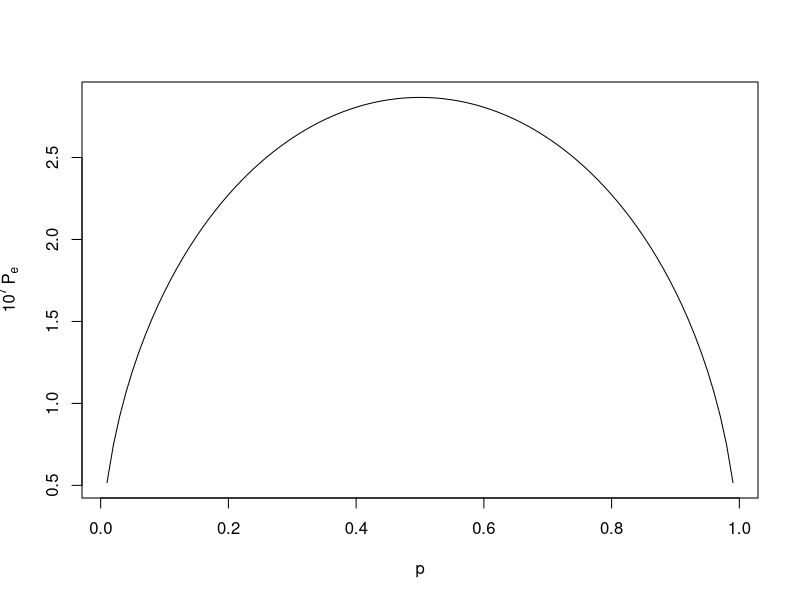
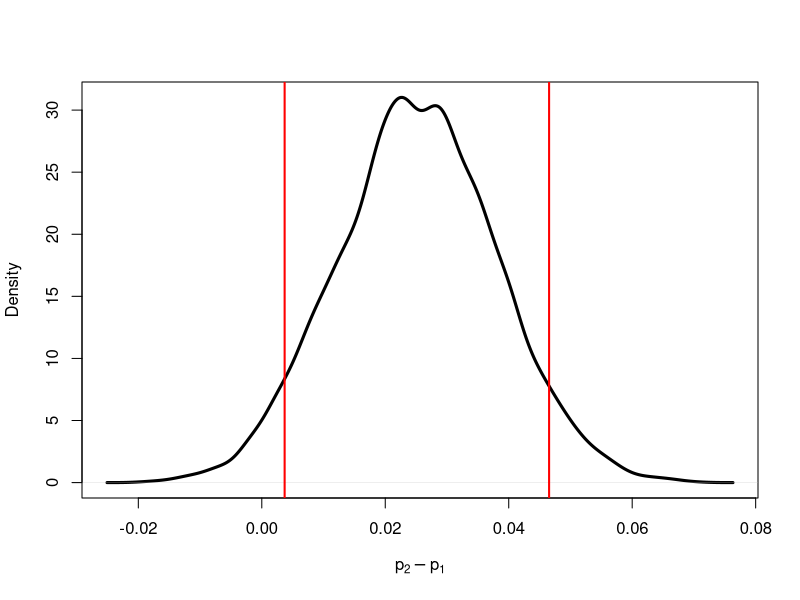
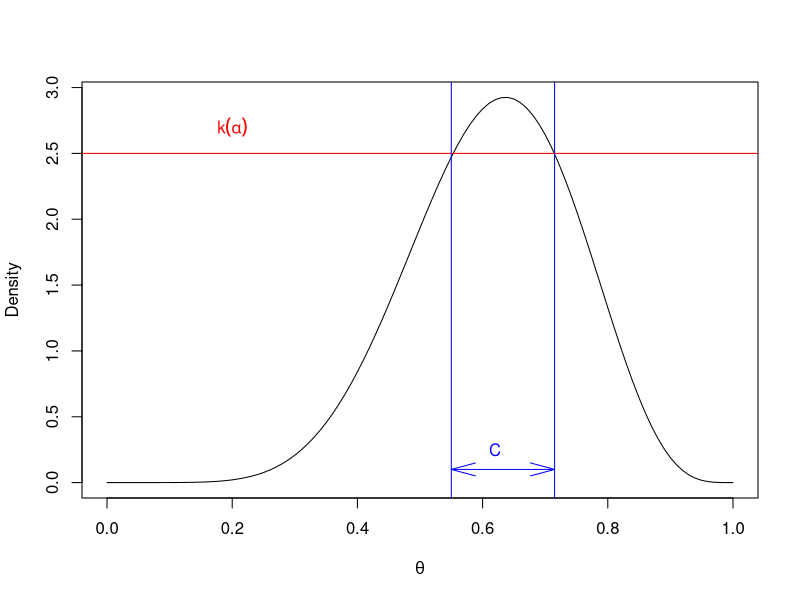
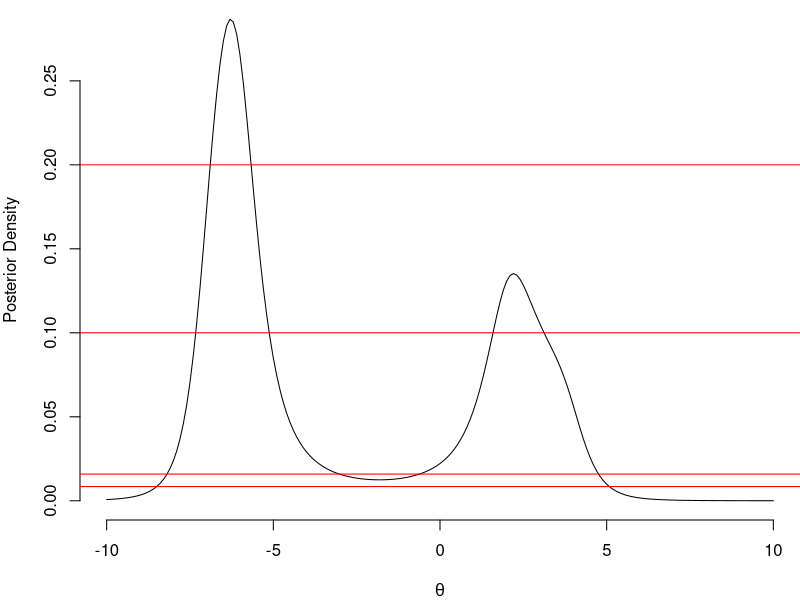
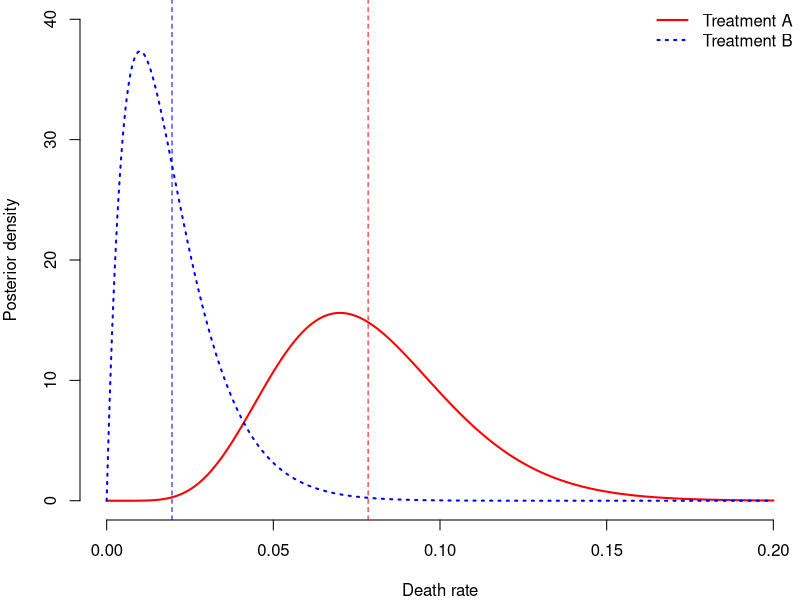
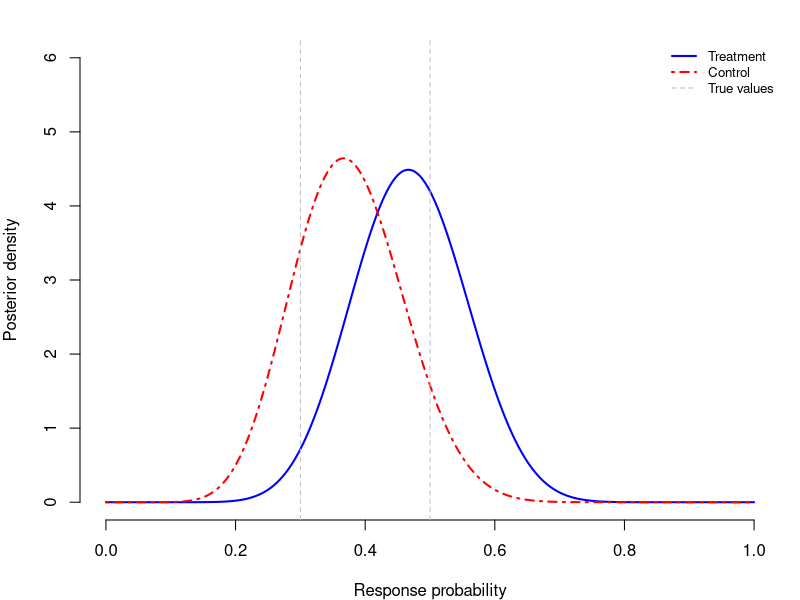
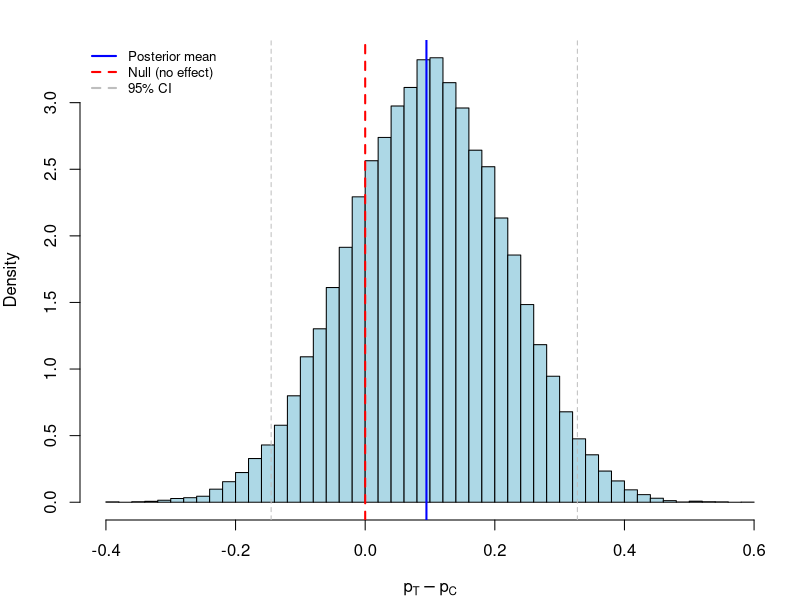

Generate these figures, in order, with R: (Note: this script raises an error after producing the figures.)
## ---- chunk 1
#| fig-cap: Total error rate $P_e$, multiplied by $10^7$, as a function of $p$ for $\sigma=0.2$.
#| label: fig-signal-error-rate
sigma <- 0.2
p <- seq(0.01, 0.99, 0.01)
c <- sigma^2 / 2 * log((1 - p) / p)
Pe <- pnorm((c - 1) / sigma) * p + (1 - pnorm((c + 1) / sigma)) * (1 - p)
plot(p, Pe * 1e7, type = "l", xlab = "p", ylab = expression(10^7 ~ P[e]))
## ---- chunk 2
#| echo: true
sigma2 <- 36
sigma02 <- 25
mu <- 30
y <- 12
k <- sigma02 + sigma2
mu1 <- sigma2 / k * mu + sigma02 / k * y
sigma21 <- sigma2 * sigma02 / k
mu1
sigma21
## ---- chunk 3
#| echo: true
a <- 1 - pnorm(24, mu1, sqrt(sigma21))
a
## ---- chunk 4
#| echo: true
a / (1 - a)
## ---- chunk 5
#| echo: true
a <- 1 - pnorm(24, mu, sqrt(sigma02))
a
a / (1 - a)
## ---- chunk 6
#| echo: true
air <- c(2.31017, 2.30986, 2.31010, 2.31001, 2.31024, 2.31010, 2.31028, 2.31028)
decomp <- c(2.30143, 2.29890, 2.29816, 2.30182, 2.29869, 2.29940, 2.29849, 2.29889)
## ---- chunk 7
#| echo: true
y <- air - decomp
n <- length(y)
m0 <- 0
sigma <- sqrt(var(air) + var(decomp))
n0 <- 1
Z <- (mean(y) - m0) / (sigma / sqrt(n))
BF <- sqrt((n + n0) / n0) * exp(-0.5 * n / (n + n0) * Z^2)
format(BF, scientific = TRUE, digits = 3)
## ---- chunk 8
#| echo: true
a <- 1 / (1 + BF)
a
## ---- chunk 9
#| echo: true
set.seed(92) # Kuzy
m <- 10000
p1 <- rbeta(m, 1755 + 1, 2500 - 1755 + 1)
p2 <- rbeta(m, 1818 + 1, 2500 - 1818 + 1)
rd <- p2 - p1
quantile(rd, c(.05, .95))
## ---- chunk 10
#| label: fig-proportions-posterior
#| fig-cap: Posterior difference in click-through rates. The red lines mark the 90% credible interval.
plot(density(rd), main = "", xlab = expression(p[2] - p[1]), ylab = "Density", lwd = 3)
abline(v = quantile(rd, c(.05, .95)), col = "red", lwd = 2)
## ---- chunk 11
#| label: fig-hpd-visualization
#| echo: false
#| fig-cap: "Highest posterior density set $C$ for a Beta(8, 5) posterior. The set contains the values of $\\theta$ where the density lies above the level $k(\\alpha)$."
theta <- seq(0, 1, 0.01)
p <- dbeta(theta, 8, 5)
plot(theta, p, type = "l", xlab = expression(theta), ylab = "Density")
abline(h = 2.5, col = "red")
abline(v = c(0.55, 0.715), col = "blue")
text(0.2, 2.7, expression(k(alpha)), col = "red", cex = 1)
arrows(0.55, 0.1, 0.715, 0.1, code = 3, col = "blue", angle = 15)
text(0.62, 0.25, "C", col = "blue", cex = 1)
## ---- chunk 12
#| echo: true
y <- c(2, -7, 4, -6)
## ---- chunk 13
#| label: fig-cauchy-posterior
#| echo: true
#| fig-cap: Posterior density of the Cauchy location parameter $\theta$ under a flat prior. The horizontal lines mark the levels $k$ of the four credible sets below.
par(mar = c(4, 4, 0, 0), bty = "n")
lhood <- function(theta) 1 / prod(1 + (y - theta)^2)
theta <- seq(-10, 10, 0.1)
post <- sapply(theta, lhood)
post <- 10 * post / sum(post)
plot(theta, post, type = "l", xlab = expression(theta), ylab = "Posterior Density")
abline(h = c(0.008475, 0.0159, 0.1, 0.2), col = "red")
## ---- chunk 14
#| echo: true
alpha_A <- 1 + 7
beta_A <- 1 + 93
alpha_B <- 1 + 1
beta_B <- 1 + 99

set.seed(123)
n_sims <- 100000
p_A_samples <- rbeta(n_sims, alpha_A, beta_A)
p_B_samples <- rbeta(n_sims, alpha_B, beta_B)

prob_A_worse <- mean(p_A_samples > p_B_samples)
cat("P(death rate A > death rate B | data) =", round(prob_A_worse, 3), "\n")
## ---- chunk 15
#| results: hide
outcome_matrix <- matrix(c(
  76, 17, 7, # Treatment A
  89, 10, 1, # Treatment B
  86, 13, 1, # Treatment C
  88, 9, 3 # Treatment D
), nrow = 4, byrow = TRUE)
rownames(outcome_matrix) <- c("A", "B", "C", "D")
colnames(outcome_matrix) <- c("Excellent", "Fair", "Death")

chisq_result <- suppressWarnings(chisq.test(outcome_matrix))

death_table <- matrix(c(7, 93, 1, 99), nrow = 2, byrow = TRUE)
rownames(death_table) <- c("A", "B")
colnames(death_table) <- c("Death", "Survival")
fisher_result <- fisher.test(death_table, alternative = "greater")
## ---- chunk 16
#| fig-cap: "Posterior distributions of death rates."

p_grid <- seq(0, 0.2, length.out = 500)
plot(p_grid, dbeta(p_grid, alpha_A, beta_A),
  type = "l", col = "red", lwd = 2,
  xlab = "Death rate", ylab = "Posterior density", ylim = c(0, 40)
)
lines(p_grid, dbeta(p_grid, alpha_B, beta_B), col = "blue", lwd = 2, lty = 3)
legend("topright",
  legend = c("Treatment A", "Treatment B"),
  col = c("red", "blue"), lwd = 2, lty = c(1, 3), bty = "n"
)

# Add posterior means
abline(v = alpha_A / (alpha_A + beta_A), col = "red", lty = 2)
abline(v = alpha_B / (alpha_B + beta_B), col = "blue", lty = 2)
## ---- chunk 17
# Prior sensitivity analysis
set.seed(456)
n_sims <- 100000

# Data: Treatment A: 7 deaths, 93 survivals; Treatment B: 1 death, 99 survivals
deaths_A <- 7
survivals_A <- 93
deaths_B <- 1
survivals_B <- 99

# Different priors to consider
priors <- data.frame(
  Prior = c(
    "Uniform Beta(1,1)",
    "Jeffreys Beta(0.5,0.5)",
    "Skeptical Beta(2,20)",
    "Optimistic Beta(1,10)",
    "Strong Beta(5,50)"
  ),
  alpha = c(1, 0.5, 2, 1, 5),
  beta = c(1, 0.5, 20, 10, 50)
)

# Calculate P(p_A > p_B | data) for each prior
results <- sapply(1:nrow(priors), function(i) {
  a <- priors$alpha[i]
  b <- priors$beta[i]

  # Posterior parameters
  alpha_A_post <- a + deaths_A
  beta_A_post <- b + survivals_A
  alpha_B_post <- a + deaths_B
  beta_B_post <- b + survivals_B

  # Monte Carlo
  p_A <- rbeta(n_sims, alpha_A_post, beta_A_post)
  p_B <- rbeta(n_sims, alpha_B_post, beta_B_post)
  mean(p_A > p_B)
})

priors$`Prior Mean` <- round(priors$alpha / (priors$alpha + priors$beta), 3)
priors$`P(p_A > p_B | data)` <- round(results, 3)
knitr::kable(priors[, c("Prior", "Prior Mean", "P(p_A > p_B | data)")],
  caption = "Sensitivity of posterior probability to prior specification"
)
## ---- chunk 18
set.seed(2024)

# True parameters (unknown to trialists)
p_control_true <- 0.30
p_treatment_true <- 0.50

# Prior parameters (Beta(1,1) = uniform)
alpha_prior <- 1
beta_prior <- 1

# Trial parameters
n_max_per_arm <- 30
interim_points <- c(10, 20, 30) # Patients per arm at each look
n_sims <- 10000 # Monte Carlo samples for posterior probability

# Efficacy and futility thresholds
theta_E <- 0.95
theta_F <- 0.10
## ---- chunk 19
# Simulate patient outcomes
n_control <- n_max_per_arm
n_treatment <- n_max_per_arm
control_outcomes <- rbinom(n_control, 1, p_control_true)
treatment_outcomes <- rbinom(n_treatment, 1, p_treatment_true)
## ---- chunk 20
# Storage for results
results <- data.frame(
  interim = integer(),
  n_per_arm = integer(),
  x_control = integer(),
  x_treatment = integer(),
  p_superior = numeric(),
  decision = character()
)

# Conduct sequential analysis
for (k in seq_along(interim_points)) {
  n_current <- interim_points[k]

  # Accumulated data
  x_C <- sum(control_outcomes[1:n_current])
  x_T <- sum(treatment_outcomes[1:n_current])

  # Posterior parameters
  alpha_C_post <- alpha_prior + x_C
  beta_C_post <- beta_prior + n_current - x_C
  alpha_T_post <- alpha_prior + x_T
  beta_T_post <- beta_prior + n_current - x_T

  # Monte Carlo estimate of P(p_T > p_C | data)
  p_C_samples <- rbeta(n_sims, alpha_C_post, beta_C_post)
  p_T_samples <- rbeta(n_sims, alpha_T_post, beta_T_post)
  p_superior <- mean(p_T_samples > p_C_samples)

  # Decision
  if (p_superior > theta_E) {
    decision <- "Stop for Efficacy"
  } else if (p_superior < theta_F) {
    decision <- "Stop for Futility"
  } else {
    decision <- if (k < length(interim_points)) {
      "Continue"
    } else {
      "Inconclusive"
    }
  }

  results <- rbind(results, data.frame(
    interim = k,
    n_per_arm = n_current,
    x_control = x_C,
    x_treatment = x_T,
    p_superior = round(p_superior, 4),
    decision = decision
  ))

  if (decision != "Continue") break
}

# Display results
knitr::kable(results,
  col.names = c(
    "Interim", "N per arm", "Control successes",
    "Treatment successes", "P(Treatment > Control)", "Decision"
  ),
  caption = "Sequential analysis results"
)
## ---- chunk 21
#| label: fig-berry-posteriors
#| fig-cap: "Posterior distributions of the response probability in the treatment and control arms at the final analysis. Dashed vertical lines mark the true values."
#| fig-height: 2.5
# Plot posterior distributions at final analysis
final_n <- results$n_per_arm[nrow(results)]
final_x_C <- results$x_control[nrow(results)]
final_x_T <- results$x_treatment[nrow(results)]

# Posterior parameters
alpha_C_final <- alpha_prior + final_x_C
beta_C_final <- beta_prior + final_n - final_x_C
alpha_T_final <- alpha_prior + final_x_T
beta_T_final <- beta_prior + final_n - final_x_T

# Create plot
p_grid <- seq(0, 1, length.out = 500)
par(mar = c(4, 4, 2, 1))
plot(p_grid, dbeta(p_grid, alpha_T_final, beta_T_final),
  type = "l",
  col = "blue", lwd = 2, ylim = c(0, 6),
  xlab = "Response probability", ylab = "Posterior density"
)
lines(p_grid, dbeta(p_grid, alpha_C_final, beta_C_final), col = "red", lwd = 2, lty = 4)
abline(v = p_control_true, col = "gray", lty = 2)
abline(v = p_treatment_true, col = "gray", lty = 2)
legend("topright",
  legend = c("Treatment", "Control", "True values"),
  col = c("blue", "red", "gray"), lwd = c(2, 2, 1), lty = c(1, 4, 2), bty = "n", cex = 0.8
)
## ---- chunk 22
#| echo: true
# Posterior of risk difference via Monte Carlo
set.seed(123)
p_C_samples <- rbeta(50000, alpha_C_final, beta_C_final)
p_T_samples <- rbeta(50000, alpha_T_final, beta_T_final)
risk_diff <- p_T_samples - p_C_samples
## ---- chunk 23
#| label: fig-berry-risk-diff
#| fig-cap: "Posterior distribution of the risk difference $p_T - p_C$ at the final analysis. The red dashed line marks no effect, the blue line the posterior mean, and the gray dashed lines the 95% credible interval."
hist(risk_diff,
  breaks = 50, probability = TRUE, col = "lightblue",
  main = "", xlab = expression(p[T] - p[C])
)
abline(v = 0, col = "red", lwd = 2, lty = 2)
abline(v = mean(risk_diff), col = "blue", lwd = 2)
abline(v = quantile(risk_diff, c(0.025, 0.975)), col = "gray", lwd = 1, lty = 2)
legend("topleft",
  legend = c("Posterior mean", "Null (no effect)", "95% CI"),
  col = c("blue", "red", "gray"), lwd = 2, lty = c(1, 2, 2), bty = "n", cex = 0.8
)
## ---- chunk 24
#| label: tbl-operating-chars
#| tbl-cap: "Operating characteristics of the Bayesian sequential design."
#| output: asis
#| purl: false
cached_md("06-hyp/operating-chars")
## ---- chunk 25
#| label: fig-bandit-single-trial
#| results: hide
#| fig-cap: Probability that each arm is optimal at the end of each day in a single run of the bandit experiment. The dotted lines mark the 5% and 95% thresholds.
set.seed(42)

# True conversion rates
theta_true <- c(0.04, 0.05) # Original, Variation
K <- 2
arm_names <- c("Original", "Variation")

# Experiment parameters
visits_per_day <- 100
max_days <- 300
min_days <- 14 # an experiment runs at least two weeks
classical_days <- 223 # From power calculation

# Initialize Beta(1,1) priors
alpha_params <- c(1, 1)
beta_params <- c(1, 1)

# Day 1 serving weights: no data yet, so split the traffic evenly
prob_optimal <- rep(1 / K, K)

# Storage
prob_optimal_history <- matrix(0, max_days, K)
n_mc <- 10000

# Run single trial
end_day <- max_days
for (day in 1:max_days) {
  # Serve the day's traffic with this morning's weights, held fixed all day
  visits <- as.vector(rmultinom(1, visits_per_day, prob_optimal))
  conversions <- rbinom(K, visits, theta_true)

  # Overnight: one batch update, then fresh weights for tomorrow
  alpha_params <- alpha_params + conversions
  beta_params <- beta_params + (visits - conversions)

  theta_samples <- cbind(
    rbeta(n_mc, alpha_params[1], beta_params[1]),
    rbeta(n_mc, alpha_params[2], beta_params[2])
  )
  # max.col credits exactly one arm per draw, so the weights sum to 1
  prob_optimal <- tabulate(max.col(theta_samples, ties.method = "first"), K) / n_mc
  prob_optimal_history[day, ] <- prob_optimal

  # Stop on evidence that already includes today, never before two weeks
  if (day >= min_days && max(prob_optimal) > 0.95) {
    end_day <- day
    break
  }
}

# Plot: Optimal arm probabilities over time
plot(1:end_day, prob_optimal_history[1:end_day, 1],
  type = "l",
  col = "black", lwd = 2, ylim = c(0, 1),
  xlab = "Time period", ylab = "Probability of being optimal"
)
lines(1:end_day, prob_optimal_history[1:end_day, 2], col = "red", lwd = 2, lty = 2)
abline(h = c(0.05, 0.95), lty = 3, col = "gray40")
legend("right",
  legend = arm_names, col = c("black", "red"),
  lwd = 2, lty = c(1, 2), cex = 0.8, bty = "n"
)

cat("Experiment ended on day:", end_day, "\n")
cat("Days saved vs classical:", classical_days - end_day, "\n")
## ---- chunk 26
#| label: tbl-bandit-results
#| tbl-cap: "Simulation results for multi-armed bandit vs. classical experiment (n = 500), alongside the figures @scott2013bandit reports for the same setup."
#| output: asis
#| purl: false
cached_md("06-hyp/bandit-simulations")
